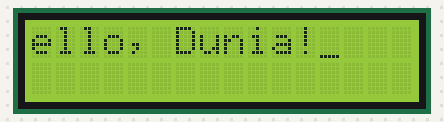
Bench run of a sketch on a simulated Arduino Uno, built with avr-gcc and run on an emulated ATmega328P. On the bench: 16×2 character LCD.

Above: at 0.2 s.
At 4.8 s:
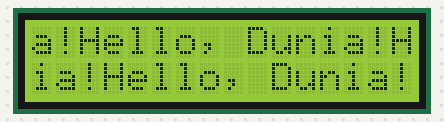
At 9.4 s:
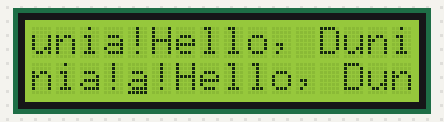
At 19.3 s:
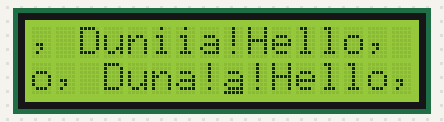
At 29.2 s:
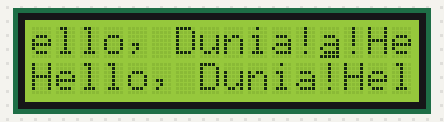
At 39.1 s:
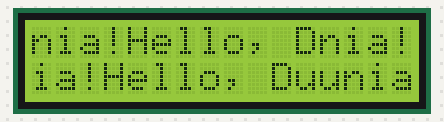

Measured:
- what the display in image 0 shows lasts 0.5 s, from 0.1 s to 0.6 s
- what the display in image 1 shows lasts 0.6 s, from 4.7 s to 5.3 s

The sketch:

lcd_conf.ino
```cpp
#include <LiquidCrystal.h>//include lcd  library

//create object of type Liquid Crystal and name lcd
LiquidCrystal lcd(12,11,5,4,3,2);
void setup() {
  //initiate lcd and pass the columns,rows
  lcd.begin(16,2);
  lcd.setCursor(0,0);

  }
void loop() {
  //lcd.autoscroll();

  lcd.print("Hello, Dunia!");
  lcd.scrollDisplayLeft();
  delay(80);
  //lcd.clear();
  lcd.cursor();
  //delay(500);
  //lcd.noCursor();
  delay(500);
  }
```
